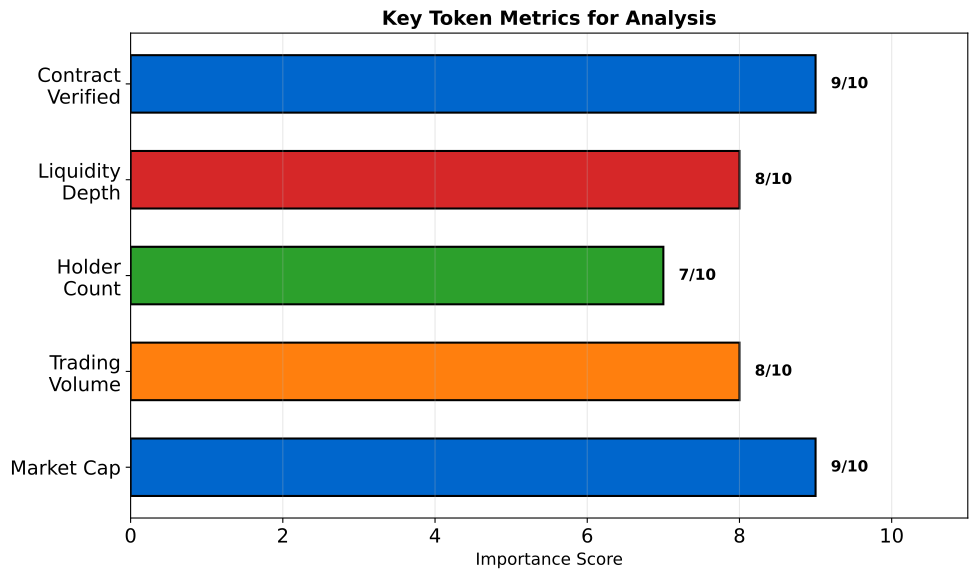

Recreate this plot in Python.
"""Key Token Metrics"""
import matplotlib.pyplot as plt
import numpy as np
from pathlib import Path

plt.rcParams.update({'font.size': 14, 'figure.figsize': (10, 6), 'figure.dpi': 150})
MLBLUE, MLORANGE, MLGREEN, MLRED = '#0066CC', '#FF7F0E', '#2CA02C', '#D62728'

fig, ax = plt.subplots(figsize=(10, 6))

metrics = ['Market Cap', 'Trading\nVolume', 'Holder\nCount', 'Liquidity\nDepth', 'Contract\nVerified']
importance = [9, 8, 7, 8, 9]
colors = [MLBLUE, MLORANGE, MLGREEN, MLRED, MLBLUE]

bars = ax.barh(metrics, importance, color=colors, edgecolor='black', linewidth=1.5, height=0.6)

for bar, val in zip(bars, importance):
    ax.text(bar.get_width() + 0.2, bar.get_y() + bar.get_height()/2, f'{val}/10', ha='left', va='center', fontsize=11, fontweight='bold')

ax.set_xlabel('Importance Score', fontsize=12)
ax.set_xlim(0, 11)
ax.grid(True, alpha=0.3, axis='x')
ax.set_title('Key Token Metrics for Analysis', fontweight='bold', fontsize=14)
plt.tight_layout()
plt.savefig(Path(__file__).parent / 'chart.pdf', bbox_inches='tight', dpi=300)
plt.close()
